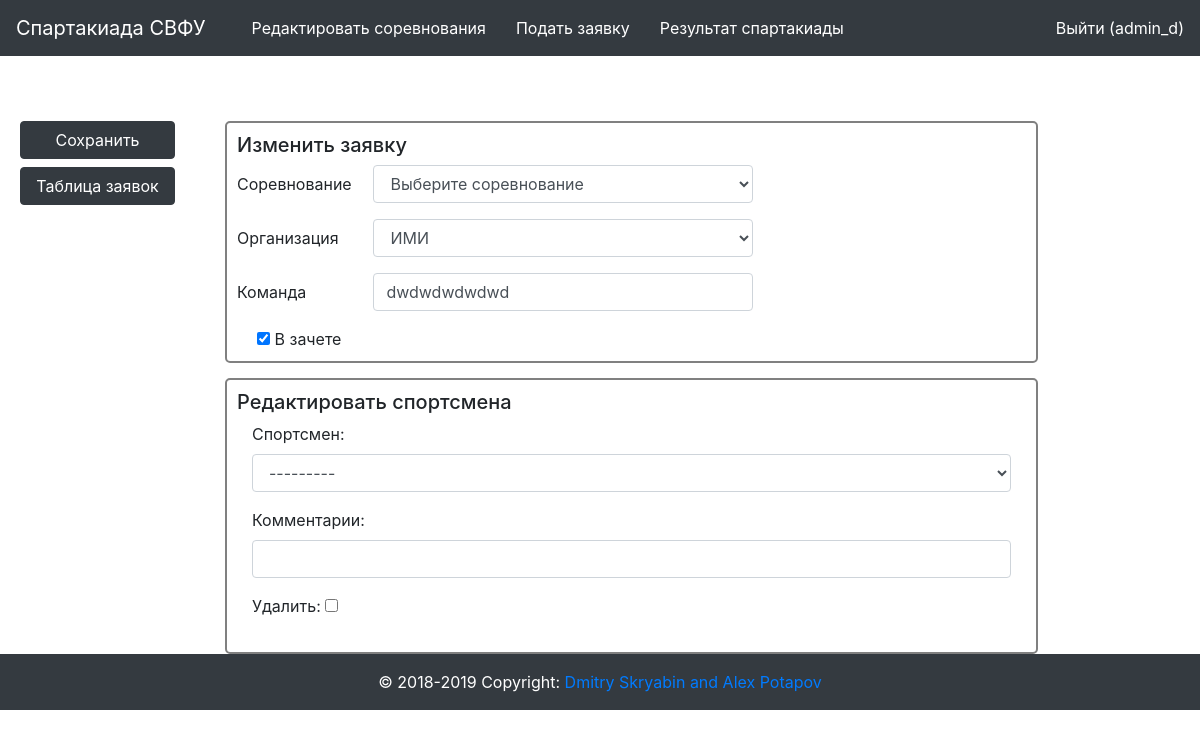
The page /CM/teamtable/6/change/ (signed in) on the database as committed earlier.
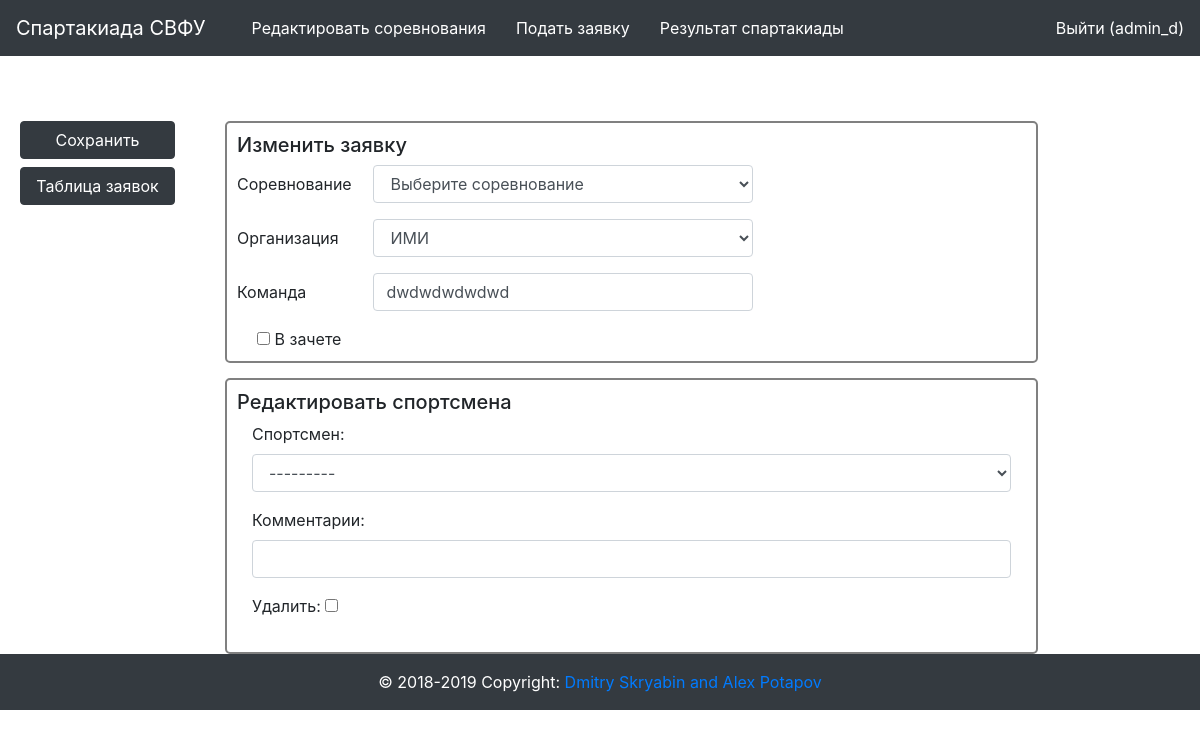
The same page on the database as committed later.
### sport/models.py (models this page shows, shortened)
class Team(models.Model):
    competition = models.ForeignKey(Competition, verbose_name="Соревнование", db_index=True, on_delete=models.CASCADE)
    organization = models.ForeignKey(Department, verbose_name="Организация", db_index=True, on_delete=models.CASCADE)
    name = models.CharField(max_length=100, verbose_name= "Название команды", db_index=True)
    not_resultable = models.BooleanField(verbose_name='В зачете', default=False)
    approved = models.BooleanField(verbose_name="Утвержден", default=False)

### sport/views.py (the view, shortened to what this page needs)
# urls.py: path('teamtable/<int:id>/change/', views.form_change_view, name="form-change-view"),
@login_required()
@permission_required("sport.delete_team")
def form_change_view(request, id):
    team_instance = Team.objects.get(pk = id)
    change_mamber = modelformset_factory(TeamMember, TeamMember_Form, can_delete = True, extra = 1)
    formset = change_mamber(queryset = TeamMember.objects.filter(team__id=id))
    return render(request, 'sport/change.html', {'form': TeamForm(instance = team_instance), 'formset': formset})

### sport/forms.py
class TeamForm(forms.ModelForm):
    competition = forms.ModelChoiceField(queryset=Competition.objects.filter(date__gte=datetime.date.today()).order_by('date'), empty_label='Выберите соревнование',
        widget = forms.Select(attrs = {'id':'sport', 'class':'form-control', 'aria-describedby':'sportHelp', 'placeholder':'Выберите соревнование', 'name' : 'sport'}))
    organization = forms.ModelChoiceField(queryset=Department.objects.all(), empty_label='Выберете УЧП',
        widget = forms.Select(attrs = {'id':'organzation', 'class':'form-control', 'aria-describedby':'orgHelp', 'placeholder':'Введите организацию', 'name' : 'org'}))
    name = forms.CharField(widget=forms.TextInput(attrs = {'id':'team', 'class':'form-control', 'aria-describedby':'teamHelp', 'placeholder':'Введите название комманды', 'name' : 'team'}))
    class Meta:
        model = Team
        fields = [
            'competition',
            'organization',
            'name',
            'not_resultable'
        ]

### sport/models.py (called while the page is built)
    def __str__(self):
        return self.name

    def __str__(self):
        return self.sport.name + '(' + str(self.date) + ')'

    def __str__(self):
        return self.fio

### sport/template/sport/change.html (shortened to what this page needs)
{% extends "sport/index.html" %}
{% block form_change %}
        <form method="POST" action="">{% csrf_token %}
        <div class="row">
            <div class="col-md-2 padd-top padd-left" >
                <div class="form-group">
                    <button type="submit" name="button" value="save" class="btn btn-block btn-dark" style="margin-top: 15px;">Сохранить</button>
                    <a href="http://localhost:8000/CM/teamtable/" class="btn btn-block btn-dark" value="Таблица заявок" role="button">Таблица заявок</a>
                </div>
            </div>
            <div class="col-md-10 padd-top padd-left">
                <div class="col-md-10 padd-top padd-left" style="border: 2px solid grey; border-radius: 5px; padding: 10px; margin-top: 15px;">
                <h5>Изменить заявку</h5>
                 <div class="form-group row">
                    <label class="col-sm-2 col-form-label">Соревнование</label>
                    <div class="col-sm-6">
                        {{ form.competition }}
                    </div>
                </div>
                <div class="form-group row">
                    <label class="col-sm-2 col-form-label">Организация</label>
                    <div class="col-sm-6">
                        {{ form.organization }}
                    </div>
                </div>
                <div class="form-group row">
                    <label class="col-sm-2 col-form-label">Команда</label>
                    <div class="col-sm-6">
                        {{form.name }}
                    </div>
                </div>
                <div class="form-check">
                    {{ form.not_resultable }}
                    <label class="form-check-label">В зачете</label>
                </div>
            </div>
            <div class="col-md-10" style="border: 2px solid grey; border-radius: 5px; padding: 10px; margin-top: 15px;">
                {% include 'sport/membChange.html' %}
            </div>
        </div>
        </div>
        </form>
{% endblock %}

Rows that differ between the two databases and show on the page:
changed Team "Выберите соревнование": not_resultable "☑" → "☐"
